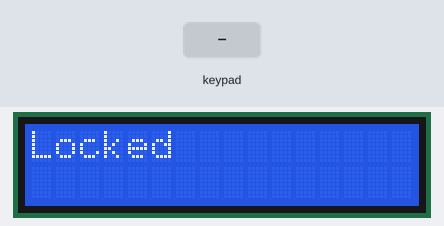
This sketch was run on a simulated Arduino Uno, built with avr-gcc and run on an emulated ATmega328P. On the bench: 16×2 character LCD. The test bench sets the inputs (shaded band).

Above: at 2.2 s.
2.3 s: keypad keys 1 2 3 4 # pressed 0.4 s apart
At 5.3 s:
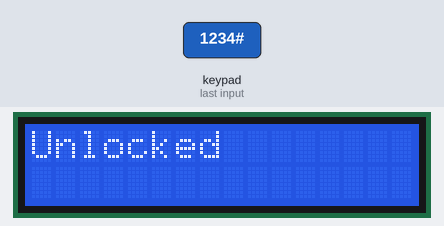
6.4 s: key '#' pressed
At 7.2 s:
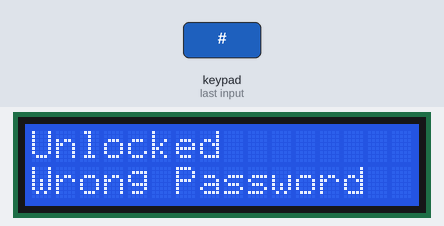
8.9 s: key 'A' pressed
At 9.5 s:
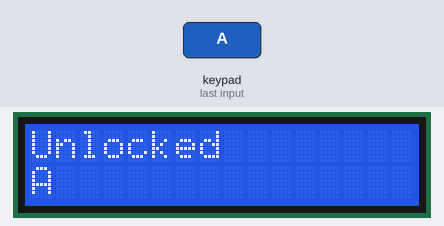
10.4 s: keypad keys 1 2 3 4 * pressed 0.4 s apart
At 12.9 s:
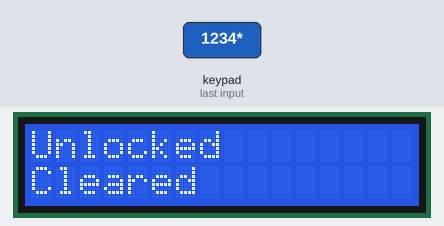
13.9 s: keypad keys 1 2 3 4 A pressed 0.4 s apart
At 15.8 s:
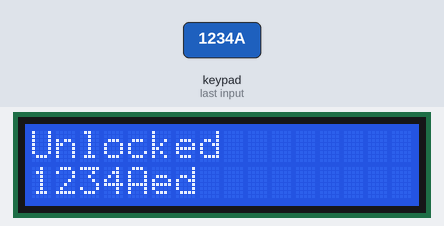
17.4 s: key '1' pressed
At 18.4 s:
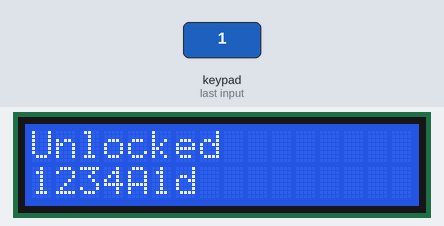
Timing chart, 0 to 19.9 s (numbered marks = the images above; inputs shaded):
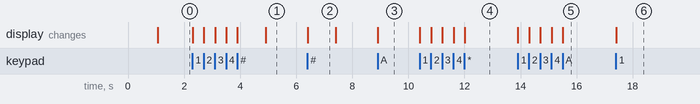

The sketch:

sketch.ino
```cpp
#include <Keypad.h>
#include <LiquidCrystal.h>


LiquidCrystal lcd(12, 11, 5, 4, 3, 2);


const byte ROWS = 4;
const byte COLS = 4;
char keys[ROWS][COLS] = {
  {'1', '2', '3', 'A'},
  {'4', '5', '6', 'B'},
  {'7', '8', '9', 'C'},
  {'*', '0', '#', 'D'}
};
byte rowPins[ROWS] = {9, 8, 7, 6};
byte colPins[COLS] = {A3, A2, A1, A0};


Keypad keypad = Keypad(makeKeymap(keys), rowPins, colPins, ROWS, COLS);

String password = "1234";
String inputPassword;
bool locked = true;

void setup() {
  lcd.begin(16, 2);
  lcd.print("Enter Password");
  delay(1000);
  lcd.clear();
}

void loop() {
  lcd.setCursor(0, 0);
  lcd.print(locked ? "Locked" : "Unlocked");

  char key = keypad.getKey();

  if (key) {

    if (key == '*') {
      inputPassword = "";
      lcd.setCursor(0, 1);
      lcd.print("Cleared      ");
    }

    else if (key == '#') {
      if (inputPassword == password) {
        locked = !locked;
        lcd.setCursor(0, 1);
        lcd.print(locked ? "Locked" : "Unlocked");
        delay(1000);
      } else {
        lcd.setCursor(0, 1);
        lcd.print("Wrong Password");
        delay(1000);
      }
      inputPassword = "";
      lcd.clear();
    }

    else {
      inputPassword += key;
      lcd.setCursor(0, 1);
      lcd.print(inputPassword);
    }
  }
}
```

Measured:
- after the input at 2.3 s, the display: first changes at once (image 1 shows a later state)
- after the input at 6.4 s, the display: changes at once (image 2)
- after the input at 8.9 s, the display: changes at once (image 3)
- after the input at 10.4 s, the display: first changes at once (image 4 shows a later state)
- after the input at 13.9 s, the display: first changes at once (image 5 shows a later state)
- after the input at 17.4 s, the display: changes at once (image 6)
- what the display in image 2 shows lasts 1.0 s, from 6.4 s to 7.4 s
